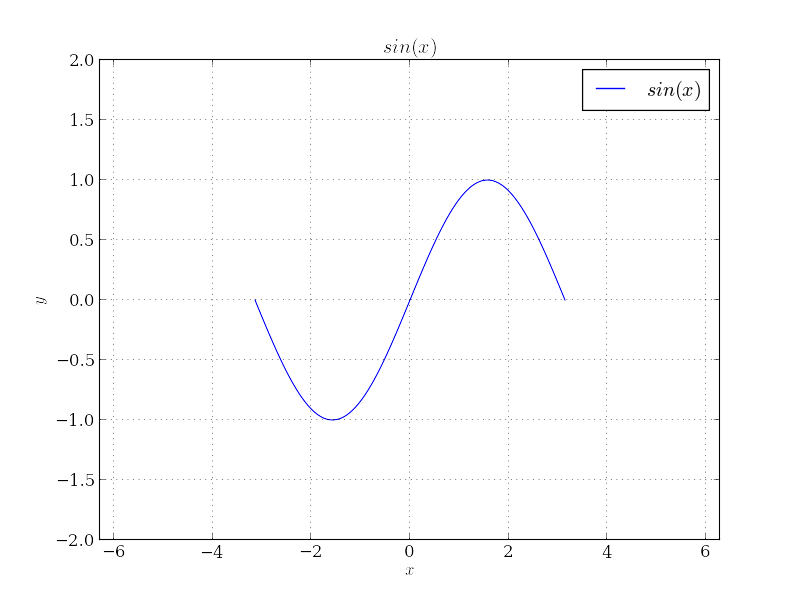

The script that saved this image:
#!/usr/bin/env julia
# File: 1-plot.jl
# Author: Junfeng Li <[email redacted]>
# Description: simple plot

using PyPlot

x = linspace(-pi, pi)

figure()
plot(x, sin(x), label="\$sin(x)\$")
grid()
xlim(-2pi, 2pi)     # set xrange
ylim(-2, 2)         # set yrange
title("\$sin(x)\$")
xlabel("\$x\$")
ylabel("\$y\$")
legend()            # show legend

savefig("1-plot.png")
